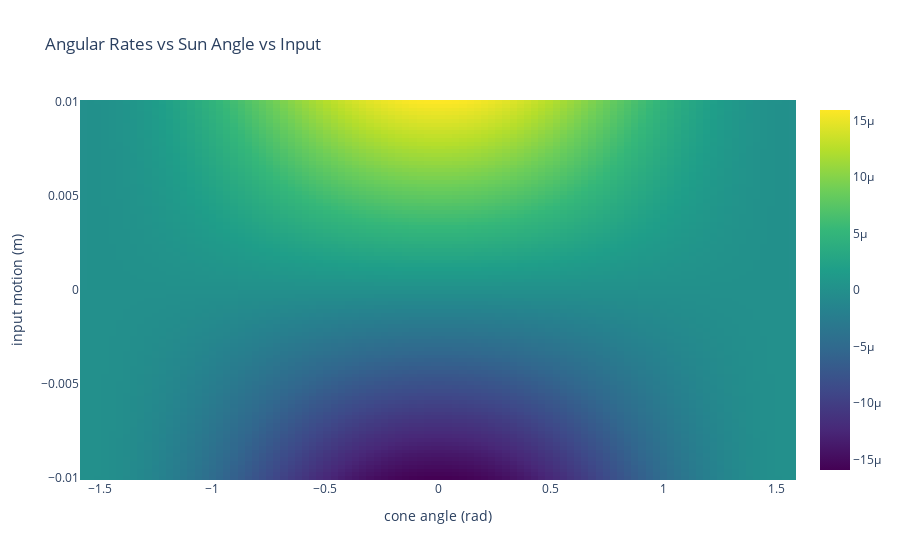

Notebook code for this chart:
### Code cell
# Set sun, earth position
sun_mass = 1.98892 * 10**30
earth_mass = 5.9742 * 10**24
sun_to_earth = 1 # AU, check to make sure gravity is in AU

# Functions for computing gravity vectors
Gsc = 1.361 # kW/m2
A = 1 # m**2     # sail area
C_SRP    = 2.00 # SRP coefficent, C_SRP = 1 for perfectly absorbing, C_SRP = 2 for perfectly reflective  solar sail
# FN= 2GsccAcos2(α)≈(9μN/m2) cos2(α)

dim = 2 # 2 or 3d sim, starting with 2

# The gravitational constant G
G = 6.67428e-11

# Assumed scale: 100 pixels = 1AU.
AU = (149.6e6 * 1000)     # 149.6 million km, in meters.
SCALE = 250 / AU

# constants for inertial properties and torques
global r_ss, rp_ss, A_ss, Ap_ss, hp_ss, lp_ss, P_ss
r_ss = 0.56 #m, 
rp_ss = 0.565 #m
A_ss = 1 #m**2, 
Ap_ss = 0.02 #m**2
hp_ss = 10E-2 #m  
lp_ss = 20E-2 #m.
m_mp = 0.01 # kg (1gram)
m_ss = 0.0016 # kg (1.6grams)
mp_ss = 0.000032 # kg (32mg) 
P_ss = 9E-6 # uPa. (estimate)

# equations for roll flag control
# thetap_r = 2*math.asin(dyp_r/2/lp_ss)
# alphap_r = alpha - thetap_r

# Fp_s = f(alpha_roll, theta) = P_ss*Ap_ss*cos(alphap_r)**3
def Fp_s(alpha_r):
    return P_ss*Ap_ss*(math.cos(alpha_r)**2)

# F_s = f(alpha)  = P_ss*A_ss* cos(alpha)**3
def F_s(alpha_r):
    return P_ss*A_ss*(math.cos(alpha_r)**2)

# dx,dz in 0-10mm
#def T_yy(angle):
    # T_yy = Fp_s * rp_ss * math.sin(thetap_r) # = I_yy*theta_dot_dot

def T_zz(angle, dx):
    # T_zz = F_s*dx #  I_zz*alpha_dot_dot
    return F_s(angle)*dx

def T_xx(angle, dz):
    # T_xx = F_s*dz #  I_xx*alpha_dot_dot
    return F_s(angle)*dz

def inertials(dx,dy,dz,m_mp = 0.01, m_ss = 0.0016):
    ratio = m_mp/(m_ss+m_mp)
    x_ss = dx*ratio
    x_mp = dx*(1-ratio)
#     y_ss = dy*ratio
    y_ss = 2*ratio
#     y_mp = dy*(1-ratio)
    y_mp = 2*(1-ratio)
    z_ss = dz*ratio
    z_mp = dz*(1-ratio)

    I_yy = 1 / 2 * m_ss * r_ss **2+ m_ss * (x_ss **2+ z_ss **2)+mp_ss * rp_ss **2+1 / 12 * mp_ss * hp_ss **2 + m_mp * (x_mp **2+z_mp**2)
    I_zz = 1 / 4 * m_ss * r_ss **2+m_ss * (x_ss **2+ y_ss **2)+m_mp * (x_mp**2+y_mp **2)
    I_xx = 1 / 4 * m_ss * r_ss **2+m_ss * (z_ss **2+ y_ss **2)+m_mp * (z_mp**2+y_mp **2)
    return I_xx, I_yy, I_zz

f = F_s(0)
n = 100
alpha = np.linspace(-np.pi/2,np.pi/2,n)
dx = np.linspace(-0.01,0.01,n)
dz = np.linspace(-0.01,0.01,n)
xx,zz = np.meshgrid(dx,dz)
rates = np.zeros((n,n,3))
for i, x in enumerate(dx):
    for j, a in enumerate(alpha):
        f = F_s(a)
        ix, iy, iz = inertials(x,0,z)
        z = x
        tx = f *z
        ty = 0
        tz = f* x
        ox = tz/ix
        oy = 0
        oz = tz/iz
        rates[i,j,0] = ox
        rates[i,j,2] = oz 

        
import plotly.graph_objects as go

fig = go.Figure(data=go.Heatmap(
        z=rates[:,:,0],
        x=alpha,
        y=dx,
        colorscale='Viridis')
                )

fig.update_layout(
    title='Angular Rates vs Sun Angle vs Input',
    xaxis_title='cone angle (rad)',
    yaxis_title='input motion (m)')

fig.show()

### Figure 1 — Plotly figure (JSON) as saved in the notebook; plotly's stock layout.template omitted (floating-point values rounded to 4 significant figures; data arrays with more than 128 entries replaced by an {"elided": "..."} marker saying what was removed)
{"data": [{"colorscale": [[0, "#440154"], [0.1111, "#482878"], [0.2222, "#3e4989"], [0.3333, "#31688e"], [0.4444, "#26828e"], [0.5556, "#1f9e89"], [0.6667, "#35b779"], [0.7778, "#6ece58"], [0.8889, "#b5de2b"], [1, "#fde725"]], "type": "heatmap", "x": [-1.571, -1.539, -1.507, -1.476, -1.444, -1.412, -1.38, -1.349, -1.317, -1.285, -1.253, -1.222, -1.19, -1.158, -1.127, -1.095, -1.063, -1.031, -0.9996, -0.9679, -0.9361, -0.9044, -0.8727, -0.8409, -0.8092, -0.7775, -0.7457, -0.714, -0.6823, -0.6505, -0.6188, -0.5871, -0.5553, -0.5236, -0.4919, -0.4601, -0.4284, -0.3967, -0.3649, -0.3332, -0.3015, -0.2697, -0.238, -0.2063, -0.1745, -0.1428, -0.1111, -0.07933, -0.0476, -0.01587, 0.01587, 0.0476, 0.07933, 0.1111, 0.1428, 0.1745, 0.2063, 0.238, 0.2697, 0.3015, 0.3332, 0.3649, 0.3967, 0.4284, 0.4601, 0.4919, 0.5236, 0.5553, 0.5871, 0.6188, 0.6505, 0.6823, 0.714, 0.7457, 0.7775, 0.8092, 0.8409, 0.8727, 0.9044, 0.9361, 0.9679, 0.9996, 1.031, 1.063, 1.095, 1.127, 1.158, 1.19, 1.222, 1.253, 1.285, 1.317, 1.349, 1.38, 1.412, 1.444, 1.476, 1.507, 1.539, 1.571], "y": [-0.01, -0.009798, -0.009596, -0.009394, -0.009192, -0.00899, -0.008788, -0.008586, -0.008384, -0.008182, -0.00798, -0.007778, -0.007576, -0.007374, -0.007172, -0.00697, -0.006768, -0.006566, -0.006364, -0.006162, -0.00596, -0.005758, -0.005556, -0.005354, -0.005152, -0.004949, -0.004747, -0.004545, -0.004343, -0.004141, -0.003939, -0.003737, -0.003535, -0.003333, -0.003131, -0.002929, -0.002727, -0.002525, -0.002323, -0.002121, -0.001919, -0.001717, -0.001515, -0.001313, -0.001111, -0.0009091, -0.0007071, -0.0005051, -0.000303, -0.000101, 0.000101, 0.000303, 0.0005051, 0.0007071, 0.0009091, 0.001111, 0.001313, 0.001515, 0.001717, 0.001919, 0.002121, 0.002323, 0.002525, 0.002727, 0.002929, 0.003131, 0.003333, 0.003535, 0.003737, 0.003939, 0.004141, 0.004343, 0.004545, 0.004747, 0.004949, 0.005152, 0.005354, 0.005556, 0.005758, 0.00596, 0.006162, 0.006364, 0.006566, 0.006768, 0.00697, 0.007172, 0.007374, 0.007576, 0.007778, 0.00798, 0.008182, 0.008384, 0.008586, 0.008788, 0.00899, 0.009192, 0.009394, 0.009596, 0.009798, 0.01], "z": {"elided": "100x100 float values"}}], "layout": {"title": {"text": "Angular Rates vs Sun Angle vs Input"}, "xaxis": {"title": {"text": "cone angle (rad)"}}, "yaxis": {"title": {"text": "input motion (m)"}}}}
